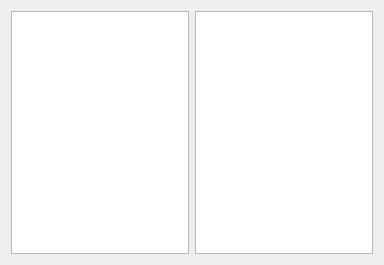
<?xml version="1.0" encoding="UTF-8"?>
<ui version="4.0">
 <class>PlaylistWindow</class>
 <widget class="QMainWindow" name="PlaylistWindow">
  <property name="geometry">
   <rect>
    <x>0</x>
    <y>0</y>
    <width>384</width>
    <height>265</height>
   </rect>
  </property>
  <property name="sizePolicy">
   <sizepolicy hsizetype="MinimumExpanding" vsizetype="Preferred">
    <horstretch>0</horstretch>
    <verstretch>0</verstretch>
   </sizepolicy>
  </property>
  <property name="palette">
   <palette>
    <active>
     <colorrole role="Text">
      <brush brushstyle="SolidPattern">
       <color alpha="255">
        <red>255</red>
        <green>255</green>
        <blue>255</blue>
       </color>
      </brush>
     </colorrole>
    </active>
    <inactive>
     <colorrole role="Text">
      <brush brushstyle="SolidPattern">
       <color alpha="255">
        <red>255</red>
        <green>255</green>
        <blue>255</blue>
       </color>
      </brush>
     </colorrole>
    </inactive>
    <disabled>
     <colorrole role="Text">
      <brush brushstyle="SolidPattern">
       <color alpha="255">
        <red>120</red>
        <green>120</green>
        <blue>120</blue>
       </color>
      </brush>
     </colorrole>
    </disabled>
   </palette>
  </property>
  <property name="windowTitle">
   <string>PlaylistWindow</string>
  </property>
  <widget class="QWidget" name="centralWidget">
   <property name="sizePolicy">
    <sizepolicy hsizetype="MinimumExpanding" vsizetype="Preferred">
     <horstretch>0</horstretch>
     <verstretch>0</verstretch>
    </sizepolicy>
   </property>
   <layout class="QHBoxLayout" name="horizontalLayout">
    <item>
     <widget class="QListWidget" name="playlistWidget">
      <property name="sizePolicy">
       <sizepolicy hsizetype="MinimumExpanding" vsizetype="Expanding">
        <horstretch>0</horstretch>
        <verstretch>0</verstretch>
       </sizepolicy>
      </property>
      <property name="font">
       <font>
        <pointsize>12</pointsize>
       </font>
      </property>
      <property name="horizontalScrollBarPolicy">
       <enum>Qt::ScrollBarAlwaysOff</enum>
      </property>
      <property name="sizeAdjustPolicy">
       <enum>QAbstractScrollArea::AdjustToContents</enum>
      </property>
      <property name="editTriggers">
       <set>QAbstractItemView::NoEditTriggers</set>
      </property>
     </widget>
    </item>
    <item>
     <widget class="QListWidget" name="songlistWidget">
      <property name="sizePolicy">
       <sizepolicy hsizetype="MinimumExpanding" vsizetype="Expanding">
        <horstretch>0</horstretch>
        <verstretch>0</verstretch>
       </sizepolicy>
      </property>
      <property name="font">
       <font>
        <pointsize>12</pointsize>
       </font>
      </property>
      <property name="horizontalScrollBarPolicy">
       <enum>Qt::ScrollBarAlwaysOff</enum>
      </property>
      <property name="sizeAdjustPolicy">
       <enum>QAbstractScrollArea::AdjustToContents</enum>
      </property>
      <property name="editTriggers">
       <set>QAbstractItemView::NoEditTriggers</set>
      </property>
     </widget>
    </item>
   </layout>
  </widget>
 </widget>
 <layoutdefault spacing="6" margin="11"/>
 <resources/>
 <connections/>
</ui>
